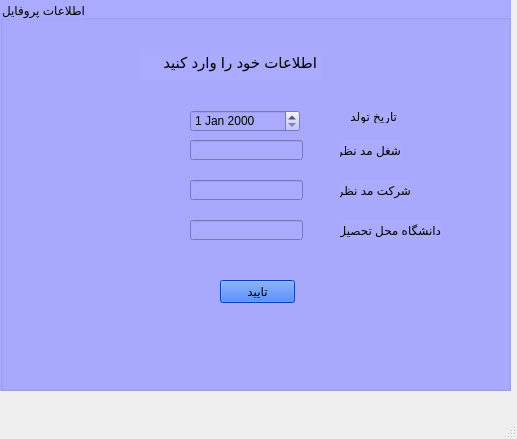
<?xml version="1.0" encoding="UTF-8"?>
<ui version="4.0">
 <class>safhe4</class>
 <widget class="QMainWindow" name="safhe4">
  <property name="geometry">
   <rect>
    <x>0</x>
    <y>0</y>
    <width>517</width>
    <height>439</height>
   </rect>
  </property>
  <property name="windowTitle">
   <string>MainWindow</string>
  </property>
  <widget class="QWidget" name="centralwidget">
   <widget class="QGroupBox" name="groupBox">
    <property name="geometry">
     <rect>
      <x>0</x>
      <y>0</y>
      <width>511</width>
      <height>391</height>
     </rect>
    </property>
    <property name="styleSheet">
     <string notr="true">background-color: rgb(170, 170, 255);</string>
    </property>
    <property name="title">
     <string>اطلاعات پروفایل</string>
    </property>
    <widget class="QLabel" name="label">
     <property name="geometry">
      <rect>
       <x>350</x>
       <y>110</y>
       <width>47</width>
       <height>13</height>
      </rect>
     </property>
     <property name="text">
      <string>تاریخ تولد</string>
     </property>
    </widget>
    <widget class="QLabel" name="label_2">
     <property name="geometry">
      <rect>
       <x>340</x>
       <y>140</y>
       <width>61</width>
       <height>20</height>
      </rect>
     </property>
     <property name="text">
      <string>شغل مد نظر</string>
     </property>
    </widget>
    <widget class="QLabel" name="label_3">
     <property name="geometry">
      <rect>
       <x>340</x>
       <y>180</y>
       <width>71</width>
       <height>20</height>
      </rect>
     </property>
     <property name="text">
      <string>شرکت مد نظر</string>
     </property>
    </widget>
    <widget class="QLabel" name="label_4">
     <property name="geometry">
      <rect>
       <x>340</x>
       <y>220</y>
       <width>101</width>
       <height>20</height>
      </rect>
     </property>
     <property name="text">
      <string>دانشگاه محل تحصیل</string>
     </property>
    </widget>
    <widget class="QTextBrowser" name="textBrowser">
     <property name="geometry">
      <rect>
       <x>140</x>
       <y>50</y>
       <width>181</width>
       <height>31</height>
      </rect>
     </property>
     <property name="frameShape">
      <enum>QFrame::NoFrame</enum>
     </property>
     <property name="html">
      <string>&lt;!DOCTYPE HTML PUBLIC &quot;-//W3C//DTD HTML 4.0//EN&quot; &quot;http://www.w3.org/TR/REC-html40/strict.dtd&quot;&gt;
&lt;html&gt;&lt;head&gt;&lt;meta name=&quot;qrichtext&quot; content=&quot;1&quot; /&gt;&lt;style type=&quot;text/css&quot;&gt;
p, li { white-space: pre-wrap; }
&lt;/style&gt;&lt;/head&gt;&lt;body style=&quot; font-family:'MS Shell Dlg 2'; font-size:8.25pt; font-weight:400; font-style:normal;&quot;&gt;
&lt;p align=&quot;right&quot; style=&quot; margin-top:0px; margin-bottom:0px; margin-left:0px; margin-right:0px; -qt-block-indent:0; text-indent:0px;&quot;&gt;&lt;span style=&quot; font-size:11pt;&quot;&gt;اطلاعات خود را وارد کنید&lt;/span&gt;&lt;/p&gt;&lt;/body&gt;&lt;/html&gt;</string>
     </property>
    </widget>
    <widget class="QPushButton" name="pushButton">
     <property name="geometry">
      <rect>
       <x>220</x>
       <y>280</y>
       <width>75</width>
       <height>23</height>
      </rect>
     </property>
     <property name="styleSheet">
      <string notr="true">background-color: rgb(0, 85, 255);</string>
     </property>
     <property name="text">
      <string>تایید</string>
     </property>
    </widget>
    <widget class="QLineEdit" name="lineEdit_2">
     <property name="geometry">
      <rect>
       <x>190</x>
       <y>140</y>
       <width>113</width>
       <height>20</height>
      </rect>
     </property>
    </widget>
    <widget class="QLineEdit" name="lineEdit_3">
     <property name="geometry">
      <rect>
       <x>190</x>
       <y>180</y>
       <width>113</width>
       <height>20</height>
      </rect>
     </property>
    </widget>
    <widget class="QLineEdit" name="lineEdit_4">
     <property name="geometry">
      <rect>
       <x>190</x>
       <y>220</y>
       <width>113</width>
       <height>20</height>
      </rect>
     </property>
    </widget>
    <widget class="QDateEdit" name="dateEdit">
     <property name="geometry">
      <rect>
       <x>190</x>
       <y>110</y>
       <width>110</width>
       <height>22</height>
      </rect>
     </property>
    </widget>
   </widget>
  </widget>
  <widget class="QMenuBar" name="menubar">
   <property name="geometry">
    <rect>
     <x>0</x>
     <y>0</y>
     <width>517</width>
     <height>21</height>
    </rect>
   </property>
  </widget>
  <widget class="QStatusBar" name="statusbar"/>
 </widget>
 <resources/>
 <connections/>
</ui>
